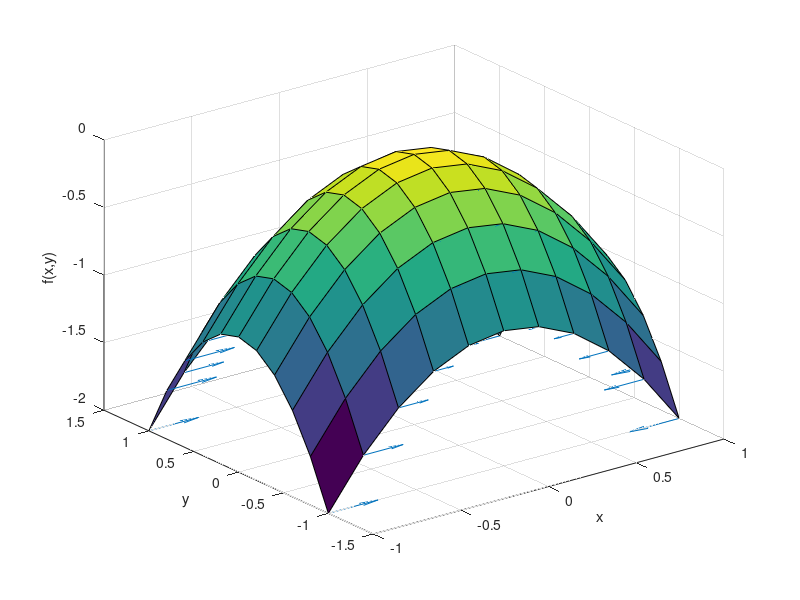

Source code (MATLAB):
% clear; close all; clc;

%%곡면에서 각 점의 gradient 벡터 화살표

% f(x,y)= -x^2-y^2+5 그리기
x=-1:0.2:1;
y=-1:0.2:1;

for i_x=1:length(x)
    for i_y=1:length(y)
        f(i_x,i_y)=-x(i_x)^2- y(i_y)^2;   %행(x)x열(y)
    end
end

figure;
surf(x,y,f)
xlabel('x'); ylabel('y'); zlabel('f(x,y)')
hold on;

%% Gradient

% x방향 성분 quiver 그리기

u_x=zeros(length(x),length(y));
v_x=zeros(length(x),length(y));
w_x=zeros(length(x),length(y));

for i_x=1:length(x)
    for i_y=1:length(y)
        u_x(i_x,i_y)=-2*x(i_x);
       %v_x(i_x,i_y)=2*x(i_x)+y(i_y);
    end
end

x_p=zeros(length(x),length(y));
y_p=zeros(length(x),length(y));

for i_x=1:length(x)
    for i_y=1:length(y)
        x_p(i_x,i_y)=x(i_x);
        y_p(i_x,i_y)=y(i_y);
    end
end

quiver3(x_p,y_p,f,u_x,v_x,w_x)

%quiver3 설명

%quiver3(x0, y0, z0, dx, dy, dz, 'color', 'LineWidth', 'MaxHeadSize');
% (x0, y0, z0): 벡터의 시작점
% (dx, dy, dz): 벡터의 이동 방향 (끝점 - 시작점)
% 'b': 파란색 벡터
% 'LineWidth', 2: 화살표 선 두께 2
% 'MaxHeadSize', 0.5: 화살표 머리 크기 설정